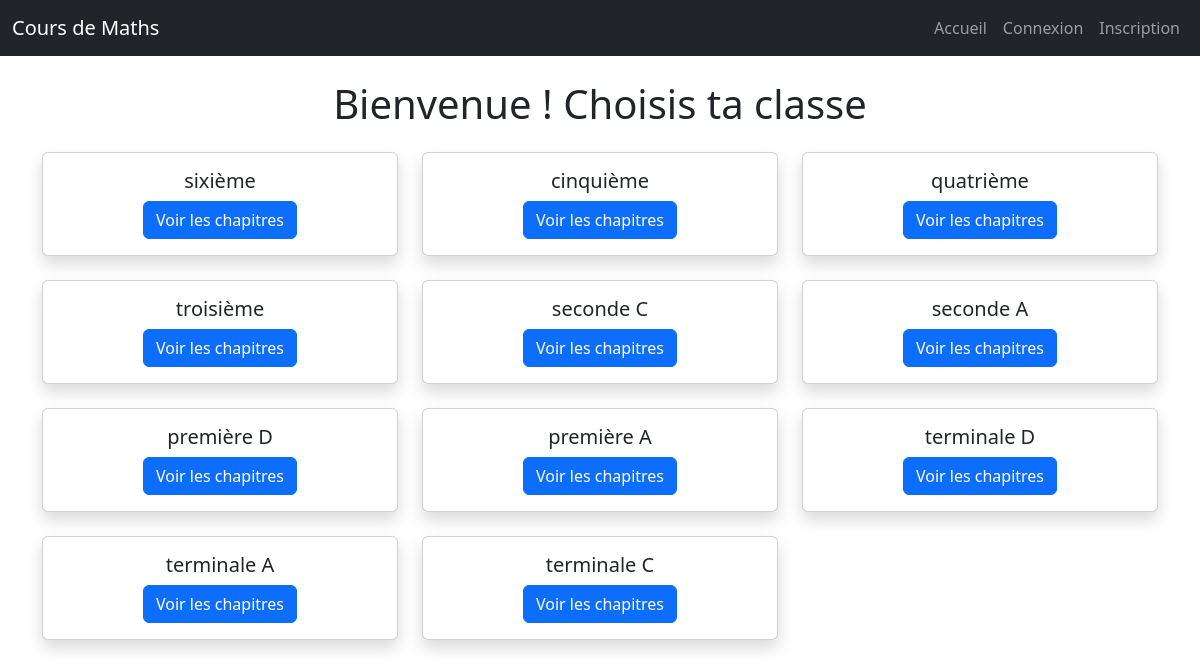
The app's page /accueil_eleves with its own data.
### cours_maths/models.py (models this page shows, shortened)
class Classe(models.Model):
    nom = models.CharField(max_length=100)

### cours_maths/views.py (the view)
# urls.py: path('accueil_eleves',views.accueil_eleves, name='accueil_eleves'),
def accueil_eleves(request):
    classes = Classe.objects.all()
    return render(request, 'cours_maths/acceuil.html', {'classes': classes})

### cours_maths/templates/cours_maths/acceuil.html (shortened to what this page needs)
{% extends 'cours_maths/base.html' %}
{% block content %}
  <h1 class="text-center mb-4">Bienvenue ! Choisis ta classe</h1>
  <div class="row">
    {% for classe in classes %}
      <div class="col-md-4 mb-4">
        <div class="card shadow">
          <div class="card-body text-center">
            <h5 class="card-title">{{ classe.nom }}</h5>
            <a href="{% url 'classe_detail' classe.id %}" class="btn btn-primary">Voir les chapitres</a>
          </div>
        </div>
      </div>
    {% endfor %}
  </div>
{% endblock %}

### records on screen
Classe: nom "sixième"
Classe: nom "cinquième"
Classe: nom "quatrième"
Classe: nom "troisième"
Classe: nom "seconde C"
Classe: nom "seconde A"
Classe: nom "première D"
Classe: nom "première A"
Classe: nom "terminale D"
Classe: nom "terminale A"
Classe: nom "terminale C"
